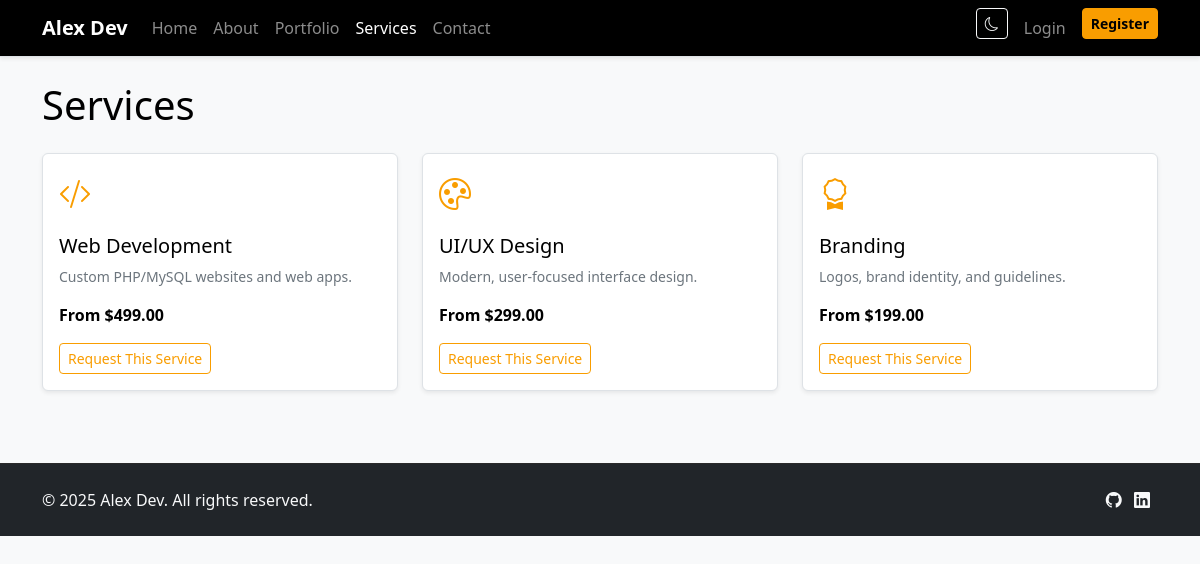
/services.php, run on the app's committed database.
### tables this page shows
CREATE TABLE services (
  id INT UNSIGNED AUTO_INCREMENT PRIMARY KEY,
  title VARCHAR(150) NOT NULL,
  slug VARCHAR(170) NOT NULL UNIQUE,
  description TEXT NOT NULL,
  icon VARCHAR(80) DEFAULT 'bi bi-briefcase',
  starting_price DECIMAL(10,2) DEFAULT NULL,
  status ENUM('draft','published') NOT NULL DEFAULT 'published',
  created_at TIMESTAMP DEFAULT CURRENT_TIMESTAMP,
  updated_at TIMESTAMP DEFAULT CURRENT_TIMESTAMP ON UPDATE CURRENT_TIMESTAMP,
  INDEX idx_status (status)
);

### config/database.php (called while the page is built, shortened)
<?php
function db(): PDO {
    static $pdo = null;
    if ($pdo === null) {
        $host = '127.0.0.1';
        $dbname = 'portfolio_db';
        $user = 'root';
        $pass = '';
        $dsn = "mysql:host=$host;dbname=$dbname;charset=utf8mb4";
        try {
            $pdo = new PDO($dsn, $user, $pass, [
                PDO::ATTR_ERRMODE => PDO::ERRMODE_EXCEPTION,
                PDO::ATTR_DEFAULT_FETCH_MODE => PDO::FETCH_ASSOC,
                PDO::ATTR_EMULATE_PREPARES => false,
            ]);
        } catch (PDOException $e) {
            error_log('DB Error: ' . $e->getMessage());
            die('Database connection failed. Please check configuration.');
        }
    }
    return $pdo;
}

### includes/functions.php (called while the page is built, shortened)
<?php
require_once __DIR__ . '/../config/database.php';
function e($v): string { return htmlspecialchars((string)$v, ENT_QUOTES, 'UTF-8'); }

### services.php (the view, shortened to what this page needs)
<?php
$services = db()->query("SELECT * FROM services WHERE status='published' ORDER BY id")->fetchAll();
include 'includes/header.php'; ?>
<h1 class="mb-4">Services</h1>
<?php if (!$services): ?>
  <div class="alert alert-info">No services published yet.</div>
<?php else: ?>
<div class="row g-4">
  <?php foreach ($services as $s): ?>
  <div class="col-md-6 col-lg-4">
    <div class="card h-100 shadow-sm">
      <div class="card-body">
        <i class="<?= e($s['icon']) ?> fs-2 text-primary"></i>
        <h5 class="mt-3"><?= e($s['title']) ?></h5>
        <p class="small text-secondary"><?= nl2br(e($s['description'])) ?></p>
        <?php if ($s['starting_price']): ?>
        <p class="fw-bold">From $<?= number_format((float)$s['starting_price'],2) ?></p>
        <?php endif; ?>
        <a href="<?= BASE_URL ?>contact.php?service=<?= urlencode($s['title']) ?>"
           class="btn btn-sm btn-outline-primary">Request This Service</a>
      </div>
    </div>
  </div>
  <?php endforeach; ?>
</div>
<?php endif; ?>
<?php include 'includes/footer.php'; ?>

### assets/css/style.css (style rules this page uses)
:root { --brand-primary: #f99d00; --brand-hover: #e08d00; --bg-body: #f8f9fa; --text-main: #000000; --text-muted: #6c757d; --card-bg: #ffffff; --border-color: #dee2e6; --footer-bg: #000000; --footer-text: #ffffff; --sidebar-bg: #000000; --sidebar-text: #a0a0a0; --sidebar-hover: #1a1a1a; }
body { font-family: system-ui, -apple-system, "Segoe UI", sans-serif; background-color: var(--bg-body); color: var(--text-main); transition: background-color 0.3s ease, color 0.3s ease; }
.btn-outline-primary { color: var(--brand-primary) !important; border-color: var(--brand-primary) !important; }
.text-primary { color: var(--brand-primary) !important; }
.card { transition: transform .2s, box-shadow .2s; background-color: var(--card-bg); border-color: var(--border-color); color: var(--text-main); }
a { color: var(--brand-primary); text-decoration: none; }

### data on the page
services: title "Web Development", description "Custom PHP/MySQL websites and web apps.", starting_price "499.00"
services: title "UI/UX Design", description "Modern, user-focused interface design.", starting_price "299.00"
services: title "Branding", description "Logos, brand identity, and guidelines.", starting_price "199.00"

### other printed values
get_setting('owner_name','Portfolio') "Alex Dev"
$label "Home"
$label "About"
$label "Portfolio"
$label "Services"
$label "Contact"
get_setting('footer_text','© Portfolio') "© 2025 Alex Dev. All rights reserved."
